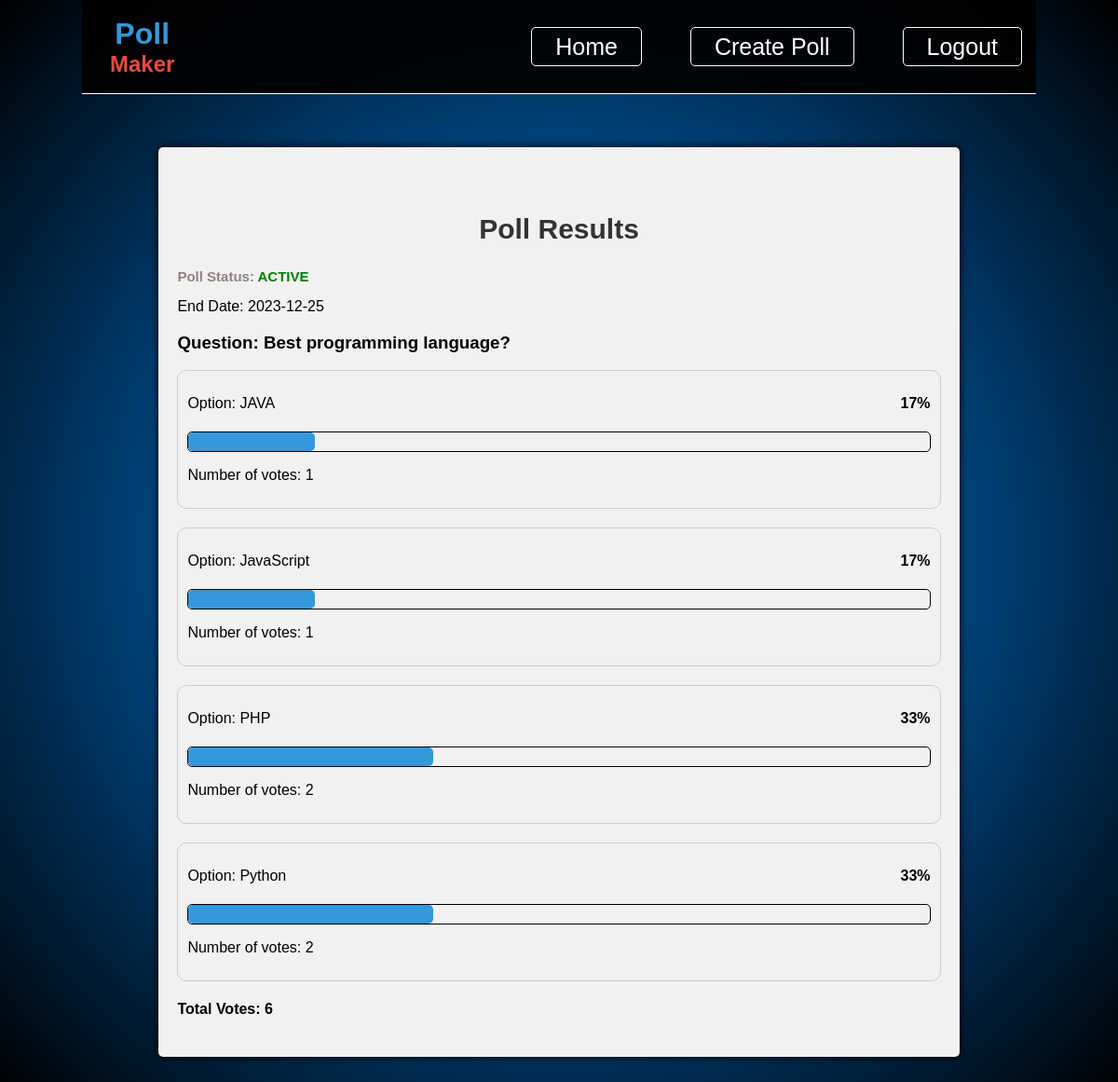
Screenshot of /view-poll.php?poll_id=65 (signed in) with the database file from the repository.
### tables this page shows
CREATE TABLE `poll` (
  `poll_id` int(20) NOT NULL,
  `question` varchar(250) NOT NULL,
  `total_votes` int(50) NOT NULL,
  `user_id` int(20) NOT NULL,
  `poll_status` varchar(15) NOT NULL,
  `start_date` date NOT NULL,
  `end_date` date NOT NULL
);

CREATE TABLE `answers` (
  `answer_id` int(20) NOT NULL,
  `answer` varchar(250) NOT NULL,
  `num_votes` int(50) NOT NULL,
  `poll_id` int(20) NOT NULL
);

### view-poll.php (the view, shortened to what this page needs)
<?php
    $user_id = '';
    $loggedIn = false;
    $isOwner = false;
    $status = 'inactive';
    $end_date = '0000-00-00';
    $voted = false;
    $total_votes = 0;
    $question = '';
    if(isset($_GET['poll_id']) || isset($_GET['pp'])){
        $poll_id = $_GET['poll_id'];
        if(isset($_SESSION['loggedIn']) && $_SESSION['loggedIn']){
            $user_id = $_SESSION['user'][0];
            $loggedIn = true;
        }
        try{
            require('connection.php');
            $getPollSql = $db -> prepare("SELECT * FROM poll WHERE poll_id=?");
            $getPollSql -> execute(array($poll_id));
            $pollDetails = $getPollSql->fetchAll(PDO::FETCH_ASSOC);
            if(count($pollDetails) != 0){
                if($pollDetails[0]['poll_status'] == 'active'){
                    $status = 'active';
                }
                if($pollDetails[0]['end_date'] != '0000-00-00'){
                    $end_date = $pollDetails[0]['end_date'];
                }
                $total_votes = $pollDetails[0]['total_votes'];
                $question = $pollDetails[0]['question'];
                $getOptionsSql = $db -> prepare("SELECT * FROM answers WHERE poll_id=?");
                $getOptionsSql -> execute(array($poll_id));
                $options = $getOptionsSql -> fetchAll(PDO::FETCH_ASSOC);
                $checkVoteSql = $db -> prepare("SELECT * FROM voted WHERE user_id=? AND poll_id=?");
                $checkVoteSql -> execute(array($user_id,$poll_id));
                $voteResult = $checkVoteSql->fetchAll(PDO::FETCH_ASSOC);
                if(count($voteResult) > 0){
                    $voted = true;
                }
            } else {
                die("400 BAD REQUEST");
            }
        }
        catch(PDOExeption $e){
            die($e -> getMessage());
        }
    } else {
        die("400 BAD REQUEST");
    }
?>
<!DOCTYPE html>
<html lang="en">
<head>
    <link rel="stylesheet" href="css/vote.css">
    <link rel="stylesheet" href="css/view-result.css">
    <link rel="stylesheet" href="https://cdnjs.cloudflare.com/ajax/libs/font-awesome/6.0.0/css/all.min.css">
</head>
<body>
    <div class="container">
        <?php require('header.php'); ?>
        <div id="vote-con">
            <div class="question-polldate">
                <div class="status-enddate">
                </div>
            </div>
            <?php
                if($voted || $status == 'inactive'){
            ?>
            <div class="result">
        <h2 id="poll-result">Poll Results</h2>
        <?php
        if($status == 'active'){
            echo '<h3 style="color: #918181; font-size: 15px;">Poll Status: <font style="color:green">ACTIVE</font></h3>';
            if($end_date != '0000-00-00'){
                echo "<span>End Date: $end_date</span>";
              }
        } else{
            echo '<h3 style="color: #918181; font-size: 15px;">Poll Status: <font style="color:red">INACTIVE</font></h3>';
        }
        ?>
        <h3>Question: <?php echo $question;?></h3>
        <?php
            foreach($options as $option){
                extract($option);
                if($total_votes == 0){
                    $percentage = 0;
                } else {
                $percentage = round(($num_votes/$total_votes),2)*100;
                }
        ?>
        <div class="option-container">
            <div class="option">
                <div class="option-details">
                    <p>Option: <?php echo $answer; ?></p>
                    <p class="percentage"><?php echo $percentage."%"; ?></p>
                </div>
                <div style="border:1px solid; border-radius: 5px;">
                    <div class="bar" style="width: <?php echo $percentage."%"; ?>;"></div>
                </div>
                <p class="votes-details">Number of votes: <?php echo $num_votes; ?></p>
            </div>
        </div>
        <?php } ?>
        <h4>Total Votes: <?php echo $total_votes; ?></h4>
        <?php } else if(!$voted && $loggedIn){
        ?>
            <form action="update_vote.php?poll_id=<?php echo $poll_id; ?>" method="post" name="voteForm">
                <?php
                $i=1;
                    foreach($options as $option){
                        extract($option);
                ?>
                <div class="option">
                    <input type="radio" id="option<?php echo $i; ?>" name="options" value="<?php echo $answer_id; ?>">
                    <label for="option<?php echo $i; ?>"><?php echo $answer; ?></label>
                </div>
                <?php $i++; } ?>
                <div class="vote-button">
                    <input type="submit" value="Vote Now">
                </div>
                </form>
                <?php
                if($isOwner){
                ?>
                <form action="" method="POST">
                <div class="vote-button">
                    <p>This poll is owned by you. Do you want to stop it?</p>
                    <input type="submit" value="End Poll" name="end_poll">
                </div>
                <?php }?>
                </form>
            <?php } else if(!$loggedIn){
                ?>
                    <form action="update_vote.php?poll_id=<?php echo $poll_id; ?>" method="post" name="myForm">
                <?php
                $i=1;
                    foreach($options as $option){
                        extract($option);
                ?>
                <div class="option">
                    <input type="radio" id="option<?php echo $i; ?>" name="options" value="<?php echo $answer_id; ?>" disabled>
                    <label for="option<?php echo $i; ?>"><?php echo $answer; ?></label>
                </div>
                <?php $i++; } ?>
                <div class="vote-button">
                    <input type="submit" value="Vote Now" disabled>
                    <span style="padding-left:10px; color: #ff0000c2;">*Please <a id="login-vote" href="login.php">login</a> to vote!</span>
                </div>
            </form>
            <?php } ?>
        </div>
    </div>
</body>
</html>

### css/vote.css (style rules this page uses)
html { height: 100%; background-attachment: fixed; background-repeat: no-repeat; background-size: cover; background: rgb(0,138,255); background: radial-gradient(circle, rgba(0,138,255,1) 0%, rgba(0,0,0,1) 100%); }
body { font-family: Arial, Helvetica, sans-serif; }
.container { width: 1024px; min-height: 300px; margin-right: auto; margin-left: auto; padding-top: 50px; padding-bottom: 50px; }
#vote-con { margin: 100px auto 0 auto; width: 80%; border-radius: 5px; box-shadow: 0 0 10px black; padding: 20px; background-color: #f1f1f1; }
.question-polldate { flex-direction: column; display: flex; }
.status-enddate { color: #918181; font-size: 22px; padding: 26px 26px 0 0; display: flex; flex-direction: column; }
h2 { color: #333; }
.option { margin: 15px 0; }

### css/view-result.css (style rules this page uses)
html { height: 100%; background-attachment: fixed; background-repeat: no-repeat; background-size: cover; background: rgb(0,138,255); background: radial-gradient(circle, rgba(0,138,255,1) 0%, rgba(0,0,0,1) 100%); }
body { font-family: Arial, Helvetica, sans-serif; }
.container { width: 1024px; min-height: 300px; margin-right: auto; margin-left: auto; padding-top: 50px; padding-bottom: 50px; }
#poll-result { text-align: center; font-size: 30px; }
.option-container { margin-bottom: 20px; }
.option { width: 100%; border: 1px solid #ccc; border-radius: 10px; padding: 10px; margin-top: 10px; box-sizing: border-box; }
.bar { background-color: #3498db; color: #fff; border-radius: 5px; height: 20px; width: 0; transition: width 0.5s ease-in-out; }
.option-details { display: flex; justify-content: space-between; margin-bottom: 5px; }
.percentage { font-weight: bold; }

### rows the page displays
poll: end_date "2023-12-25", question "Best programming language?", total_votes "6"
answers: answer "JAVA", num_votes.total_votes "17", num_votes "1"
answers: answer "JavaScript", num_votes.total_votes "17", num_votes "1"
answers: answer "PHP", num_votes.total_votes "33", num_votes "2"
answers: answer "Python", num_votes.total_votes "33", num_votes "2"
